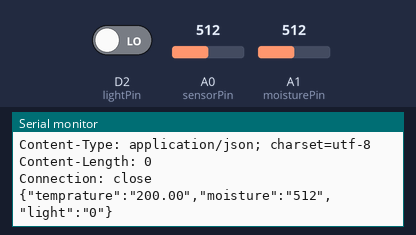
Simulated run of this sketch. Board: Arduino MKR. Shown: the last lines printed to the serial monitor. Inputs (shaded band) come from the test bench; at power-on: A0 (sensorPin) = 512, A1 (moisturePin) = 512, D2 (lightPin) LOW. WiFi joins after 1.5 s; servers stay silent unless stated; uploads are accepted with an empty reply.

Above: at 12.7 s.
12.8 s: A0 (sensorPin) set to 716
At 16.1 s:
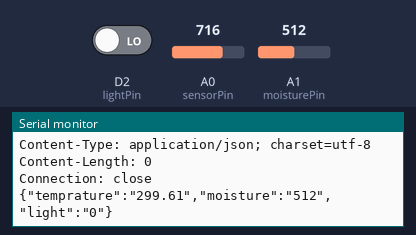
16.4 s: A1 (moisturePin) set to 716
At 18.7 s:
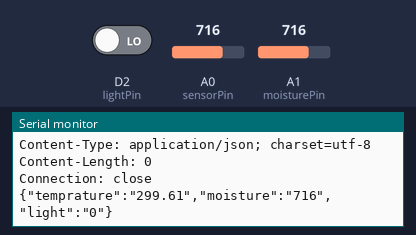
20.0 s: D2 (lightPin) driven HIGH
At 22.3 s:
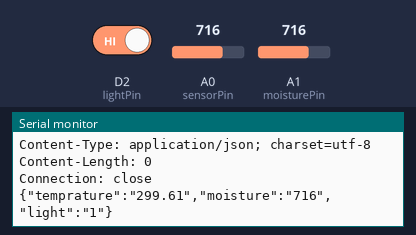
23.6 s: A0 (sensorPin) set to 900
At 26.0 s:
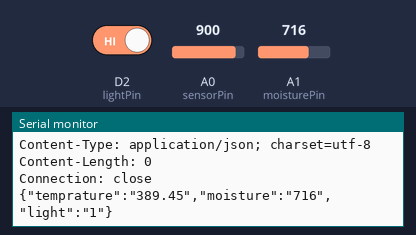
27.2 s: A1 (moisturePin) set to 900
At 28.4 s:
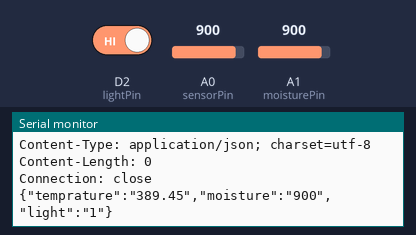
30.8 s: D2 (lightPin) driven LOW
At 32.1 s:
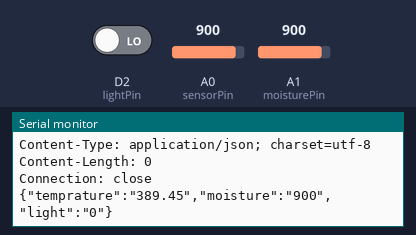
Timing chart, 0 to 33.8 s (numbered marks = the images above; inputs shaded):
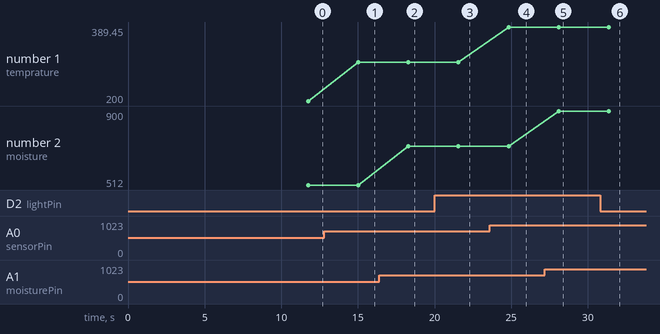

Measured:
- after the input at 12.8 s, the serial monitor: prints a new line after 2.2 s (image 1)
- after the input at 16.4 s, the serial monitor: prints a new line after 1.9 s (image 2)
- after the input at 20.0 s, the serial monitor: prints a new line after 1.6 s (image 3)
- after the input at 23.6 s, the serial monitor: prints a new line after 1.2 s (image 4)
- after the input at 27.2 s, the serial monitor: prints a new line after 0.89 s (image 5)
- after the input at 30.8 s, the serial monitor: prints a new line after 0.56 s (image 6)
- plotted number 1: 200 → 299.61 after the input at 12.8 s, 299.61 → 389.45 after the input at 23.6 s
- plotted number 2: 512 → 716 after the input at 16.4 s, 716 → 900 after the input at 27.2 s

The sketch:

HTTPToNode.ino
```cpp
#include <WiFiNINA.h>
#include <ArduinoJson.h>

#define sensorPin A0
#define moisturePin A1
#define lightPin 2

char ssid[] = "Darwin";
char pass[] = "2010audi";

int status = WL_IDLE_STATUS;

char server[] = "192.168.0.193";

//String postData;
String postVariable = "temp=";

DynamicJsonDocument doc(2048);

WiFiClient client;

void setup() {

  Serial.begin(9600);

  while (status != WL_CONNECTED) {
    Serial.print("Attempting to connect to Network named: ");
    Serial.println(ssid);
    status = WiFi.begin(ssid, pass);
    delay(10000);
  }

  Serial.print("SSID: ");
  Serial.println(WiFi.SSID());
  IPAddress ip = WiFi.localIP();
  IPAddress gateway = WiFi.gatewayIP();
  Serial.print("IP Address: ");
  Serial.println(ip);
}

void loop() {
  String postData;
  int reading = analogRead(sensorPin);
  int moist = analogRead(moisturePin);
  int light = digitalRead(lightPin);
  float voltage = reading * 5.0;
  voltage /= 1024.0;
  float temperatureC = (voltage - 0.5) * 100 ;
  float temperatureF = (temperatureC * 9.0 / 5.0) + 32.0;

  String temp = String(temperatureC);
  String temp1 = String(moist);
  String temp2 = String(light);

  doc["temprature"] = temp;
  doc["moisture"] = temp1;
  doc["light"] = temp2;


  serializeJson(doc,postData);


  if (client.connect(server, 3000)) {
    client.println("POST / HTTP/1.1");
    client.println("Host: 192.168.0.152");
    client.println("Connection: close");
    client.println("Content-Type: application/x-www-form-urlencoded");
    client.print("Content-Length: ");
    client.println(postData.length());
    client.println();
    client.print(postData);
  }

  while(client.available()){
    char c = client.read();
    Serial.print(c);
  }

  if (!client.connected()) {
    client.stop();
  }
  Serial.println(postData);

  delay(3000);
  //postData = "";
}
```
